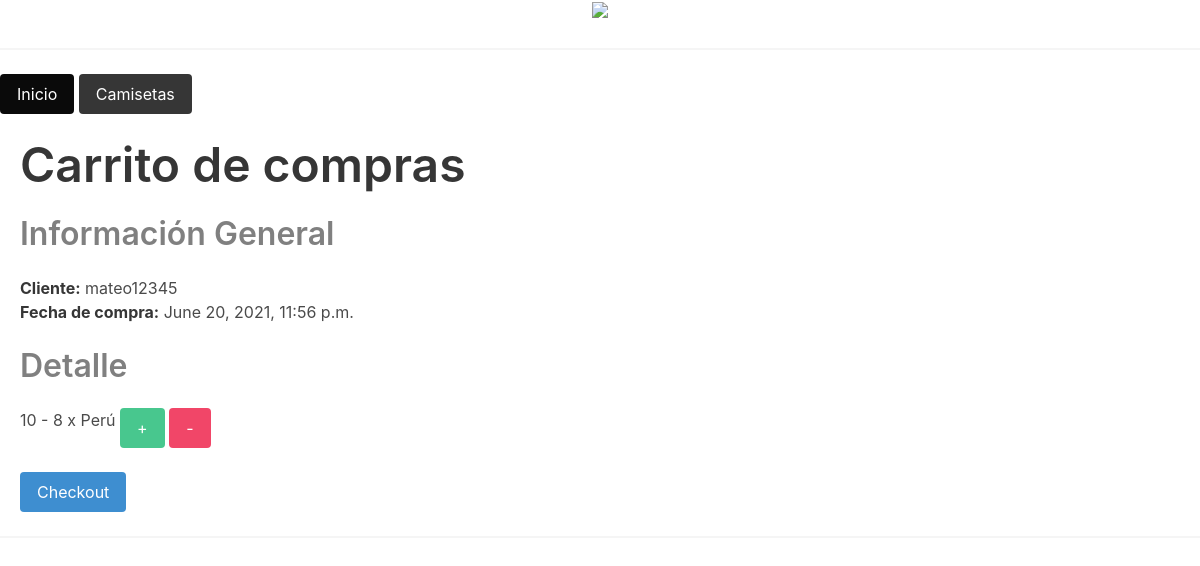
Page /carrito/ (signed in) on the committed database.
### main/models.py (models this page shows, shortened)
class Pedido(models.Model):
    cliente = models.ForeignKey('Cliente', on_delete=models.CASCADE, null=True)
    repartidor = models.ForeignKey('Colaborador', on_delete=models.SET_NULL, null=True)
    ubicacion = models.ForeignKey('Localizacion', on_delete=models.SET_NULL, null=True)
    fecha_creacion = models.DateTimeField(auto_now=True)
    fecha_entrega = models.DateTimeField(blank=True, null=True)
    estado = models.CharField(max_length=3)
    direccion_entrega = models.CharField(max_length=100, blank=True, null=True)
    tarifa = models.FloatField(blank=True, null=True)

class Cliente(models.Model):
    user_profile = models.OneToOneField(Profile, on_delete=models.CASCADE)
    preferencias = models.ManyToManyField(to='Categoria')

class Profile(models.Model):
    user = models.OneToOneField(User, on_delete=models.CASCADE)
    documento_identidad = models.CharField(max_length=8)
    fecha_nacimiento = models.DateField()
    estado = models.CharField(max_length=3)
    MASCULINO = 'MA'
    FEMENINO = 'FE'
    NO_BINARIO = 'NB'
    GENERO_CHOICES = [
        (MASCULINO, 'Masculino'),
        (FEMENINO, 'Femenino'),
        (NO_BINARIO, 'No Binario')
    ]
    genero = models.CharField(max_length=2, choices=GENERO_CHOICES)

class DetallePedido(models.Model):
    producto = models.ForeignKey('Producto', on_delete=models.CASCADE)
    pedido = models.ForeignKey('Pedido', on_delete=models.CASCADE, null=True)
    cantidad = models.IntegerField(blank=True, null=True)
    def __str__(self):
        return f'{self.pedido.id} - {self.cantidad} x {self.producto.nombre}'

class Producto(models.Model):
    categoria = models.ForeignKey('Categoria', on_delete=models.SET_NULL, null=True)
    proveedor = models.ForeignKey('Proveedor', on_delete=models.SET_NULL, null=True)
    nombre = models.CharField(max_length=40)
    descripcion = models.TextField()
    precio = models.FloatField()
    estado = models.CharField(max_length=3)
    descuento = models.FloatField(default=0)

### main/views.py (the view)
# urls.py: path('carrito/', views.PedidoDetailView.as_view(), name='pedido-detail'),
class PedidoDetailView(DetailView):
    model = Pedido
    def get_object(self):
        user_profile = Profile.objects.get(user=self.request.user)
        cliente = Cliente.objects.get(user_profile=user_profile)
        pedido  = Pedido.objects.get(cliente=cliente, estado='EP')
        return pedido
    def get_context_data(self, **kwargs):
        context = super().get_context_data(**kwargs)
        context['detalles'] = context['object'].detallepedido_set.all()
        return context

### main/templates/main/pedido_detail.html (shortened to what this page needs)
{% extends "base.html" %}
{% block content %}
<ul>
  <a href="{% url 'home' %}" class="button is-black">Inicio</a>
  <a href="{% url 'producto-list' %}" class="button is-dark">Camisetas</a>
</ul>
<br>
<h3 class="title is-1"> Carrito de compras </h3>
    <div class="block">
        <h5 class="title is-3" style="color:grey"> Información General </h5>
            <ul>
              <li><strong>Cliente:</strong> {{ object.cliente.user_profile.user.get_username }} </li>
              <li> <strong>Fecha de compra:</strong> {{ object.fecha_creacion }}</li>
            </ul>
    </div>
    <div class="block">
        <h5 class="title is-3" style="color:grey"> Detalle </h5>
            <ul>
              {% for detalle in detalles %}
                <li>
                  {{ detalle }}
                  <a href="{% url 'add-to-cart' product_pk=detalle.producto.pk %}" class="button is-success">
                    +
                  </a>
                  <a href="{% url 'remove-from-cart' product_pk=detalle.producto.pk %}" class="button is-danger">
                    -
                  </a>
                </li>
              {% endfor %}
            </ul>
        <br>
    <a href="{% url 'pedido-update' pk=object.pk %}" class='button is-info'>
      Checkout
    </a>
    </div>
    <hr>
{% endblock %}

### main/templates/main/pedido_detail.html (style rules this page uses)
.block { margin-left: 20px; }
h3 { margin-left: 20px; }

### rows in the picture
Pedido: cliente.user_profile.user.get_username "mateo12345", fecha_creacion "June 20, 2021, 11:56 p.m."
DetallePedido: pedido+cantidad+producto "10 - 8 x Perú"
